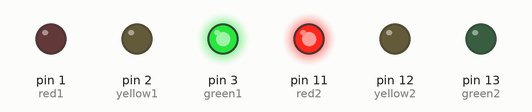
This sketch was run on a simulated Arduino Uno, built with avr-gcc and run on an emulated ATmega328P. On the bench: output pins drawn as LEDs (lit = HIGH).

Above: at 2.0 s.
At 5.0 s:
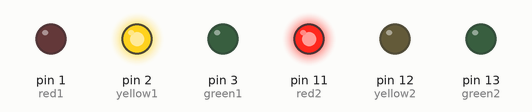
At 7.0 s:
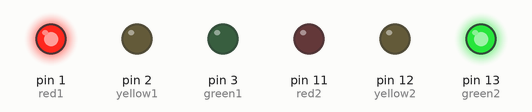
At 9.0 s:
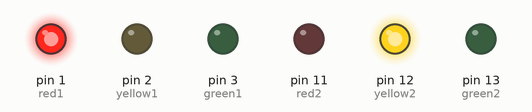
Timing chart, 0 to 13.0 s (numbered marks = the images above):
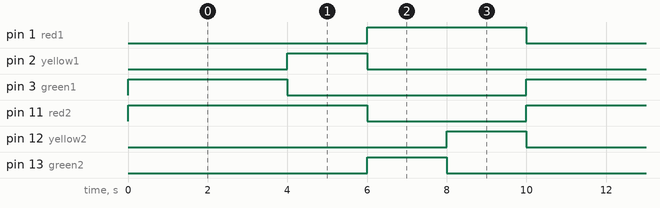

Measured:
- by itself, pin 1 (red1), pin 3 (green1): alternates HIGH for 4.0 s and LOW for 6.0 s
- by itself, pin 2 (yellow1), pin 12 (yellow2), pin 13 (green2): alternates HIGH for 2.0 s and LOW for 8.0 s
- by itself, pin 11 (red2): alternates HIGH for 6.0 s and LOW for 4.0 s

The sketch:

03-exercises.ino
```cpp
// set the pins of the LEDs
int red1 = 1;
int yellow1 = 2;
int green1 = 3;
int red2 = 11;
int yellow2 = 12;
int green2= 13;

// function that runs once when you press reset or power the board
void setup() {
	// set the LEDs pins as output
    pinMode(red1, OUTPUT);
    pinMode(yellow1, OUTPUT);
    pinMode(green1, OUTPUT);
    pinMode(red2, OUTPUT);
    pinMode(yellow2, OUTPUT);
    pinMode(green2, OUTPUT);
}

// function that repeats indefinitely when the arduino is powered on
void loop() {
	// turn on the green LEDs for 4 seconds, then turn on the yellow LEDs for 2 seconds, then turn on the red LEDs for 2 seconds, then turn off all the LEDs for 2 seconds and repeat this cycle indefinitely
  	digitalWrite(green1, HIGH);
  	digitalWrite(yellow1, LOW);
  	digitalWrite(red1, LOW);

  	digitalWrite(green2, LOW);
  	digitalWrite(yellow2, LOW);
  	digitalWrite(red2, HIGH);

    delay(4000);

	// turn on the yellow LEDs for 2 seconds, then turn on the red LEDs for 2 seconds, then turn off all the LEDs for 2 seconds and repeat this cycle indefinitely
  	digitalWrite(green1, LOW);
  	digitalWrite(yellow1, HIGH);
  	digitalWrite(red1, LOW);

  	digitalWrite(green2, LOW);
  	digitalWrite(yellow2, LOW);
  	digitalWrite(red2, HIGH);

    delay(2000);

	// turn on the red LEDs for 2 seconds, then turn off all the LEDs for 2 seconds and repeat this cycle indefinitely
  	digitalWrite(green1, LOW);
  	digitalWrite(yellow1, LOW);
  	digitalWrite(red1, HIGH);

  	digitalWrite(green2, HIGH);
  	digitalWrite(yellow2, LOW);
  	digitalWrite(red2, LOW);

  	delay(2000);

	// turn off all the LEDs for 2 seconds and repeat this cycle indefinitely
  	digitalWrite(green1, LOW);
  	digitalWrite(yellow1, LOW);
  	digitalWrite(red1, HIGH);

  	digitalWrite(green2, LOW);
  	digitalWrite(yellow2, HIGH);
  	digitalWrite(red2, LOW);

  	delay(2000);
 }
```
